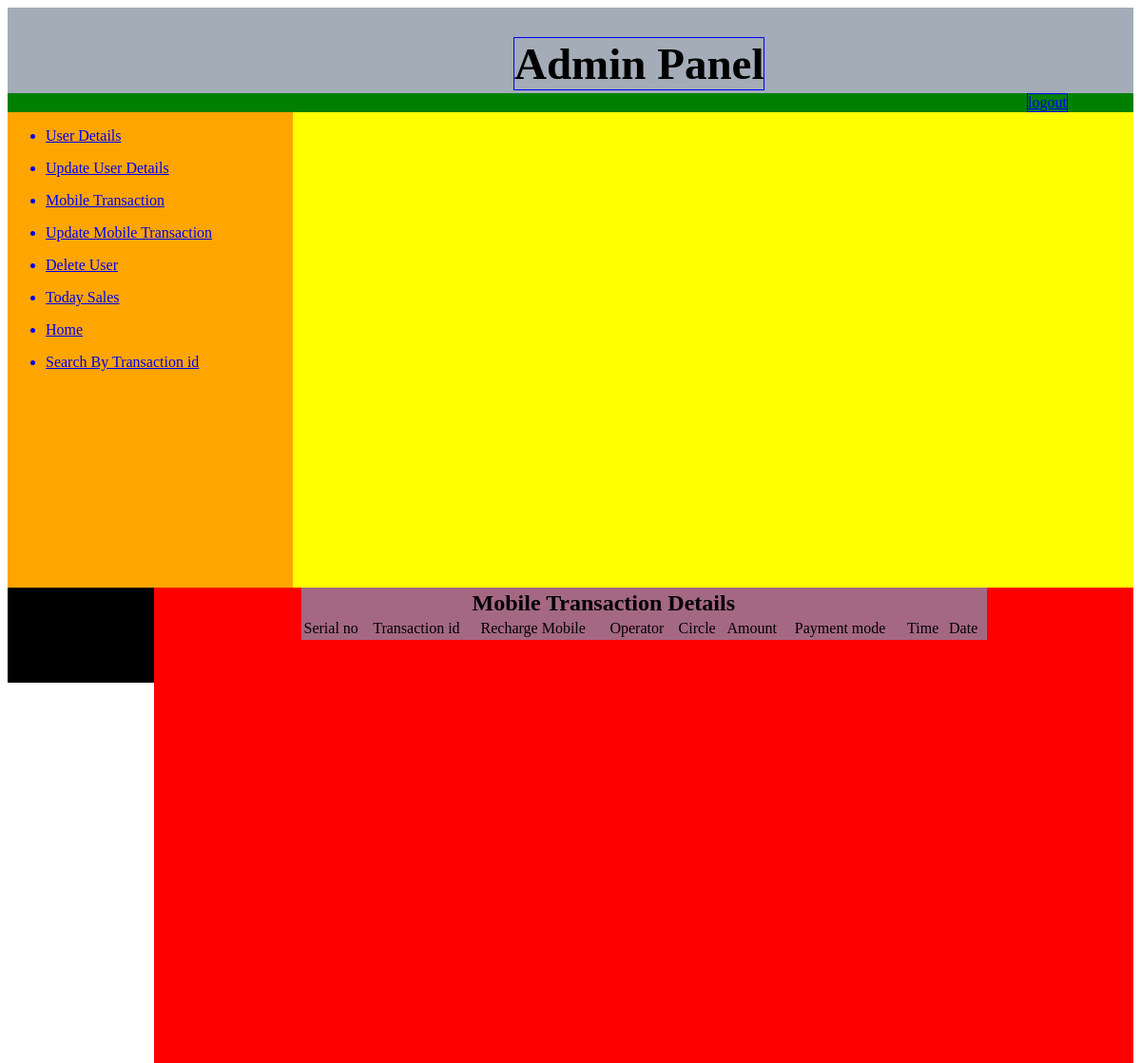
Screenshot of /admin/sales_info.php (signed in) with the database file from the repository.
### tables this page shows
CREATE TABLE `admin_menu` (
  `adm_menu_id` int(20) NOT NULL,
  `adm_menu_name` varchar(30) NOT NULL
);

### admin/sales_info.php (the view, shortened to what this page needs)
<html>
      <head>
            <link rel="stylesheet" type="text/css" href="style/mystyle.css">
      </head>
      <body>
            <div id="header">
                <h1>Admin Panel</h1>
            </div>
            <div id="logout">
                <a href="admin_logout.php">logout</a>
            </div>
            <div class="content">
                 <div id="left">
                      <?php
                         try{
                              $database=new Connection();
                              $db=$database->openConnection();
                              $stm=$db->prepare("select * from admin_menu");
                              $stm->execute();
                              $stm->setFetchMode(PDO::FETCH_ASSOC);
                              while($data=$stm->fetch())
                                    {
                                       $menu_name=$data['adm_menu_name'];
                                       $menu_id=$data['adm_menu_id'];
                                       ?>
                                       <ul>
                                             <a href="admin_menu.php?menu_id=<?php echo $menu_id?>"><li><?php echo $menu_name ?></li></a>
                                       </ul>
                                   <?php }
                            }
                         catch(PDOExecption $e)
                            {
                              echo "there is some problem in connection";
                            }
                   ?>
                 </div>
                 <div id="right">
                       <table width="70%" bgcolor="A56883" align="center">
                             <tr>
                                  <td colspan="8"><center><b><font size="5">Mobile Transaction Details</font></b></center></td>
                             </tr>
                             <tr>
                                  <td>Serial no</td>
                                  <td>Transaction id</td>
                                  <td>Recharge Mobile</td>
                                  <td>Operator</td>
                                  <td>Circle</td>
                                  <td>Amount<td/>
                                  <td>Payment mode</td>
                                  <td>Time</td>
                                  <td>Date</td>
                             </tr>
                       </table>
                 </div>
            </div>
      </body>
</html>

### admin/style/mystyle.css (style rules this page uses)
body { background-color:white; }
#header { width:100%; height:90px; margin-right:auto; margin-left:auto; background:#a3acb7; }
#header h1 { display:block; font-size:47px; position: absolute; border: 1px solid blue; left: 45%; }
#logout a { position: absolute; border: 1px solid blue; left: 90%; }
.content { width:100%; height:500px; background:yellow; }
#left { width:300px; height:500px; background:orange; float:left; }
#logout { width:100%; height:20px; background:green; }
#right { width:1030px; height:500px; background:red; float:right; }

### rows the page displays
admin_menu: adm_menu_name "User Details"
admin_menu: adm_menu_name "Update User Details"
admin_menu: adm_menu_name "Mobile Transaction"
admin_menu: adm_menu_name "Update Mobile Transaction"
admin_menu: adm_menu_name "Delete User"
admin_menu: adm_menu_name "Today Sales"
admin_menu: adm_menu_name "Home"
admin_menu: adm_menu_name "Search By Transaction id"
